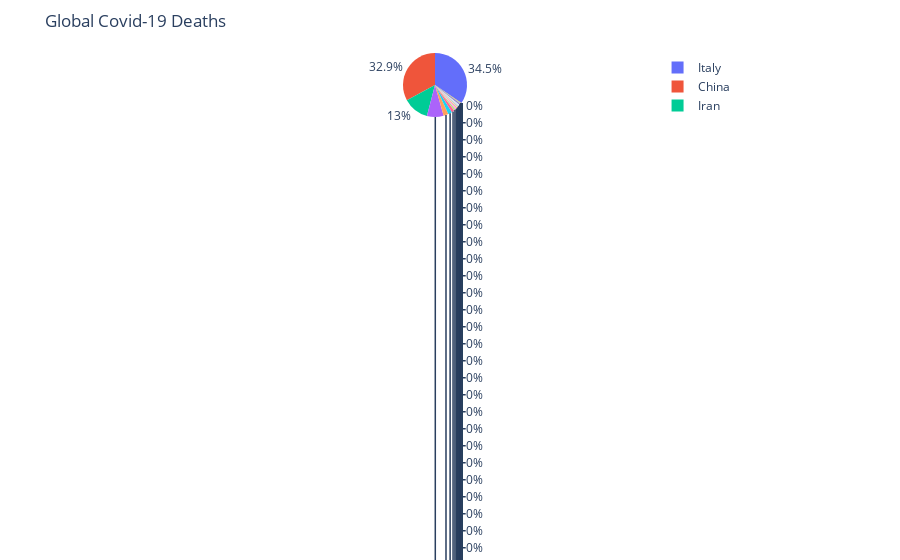

Notebook cell for this chart:
### Code cell
x=data.groupby(['Country'],as_index=False)['Deaths'].last().sort_values(by="Deaths",ascending=False)
fig=px.pie(x,"Country","Deaths")
fig.update_layout(title="Global Covid-19 Deaths")

### Figure 1 — Plotly figure (JSON) as saved in the notebook; plotly's stock layout.template omitted (floating-point values rounded to 4 significant figures; data arrays with more than 128 entries replaced by an {"elided": "..."} marker saying what was removed)
{"data": [{"domain": {"x": [0.0, 1.0], "y": [0.0, 1.0]}, "hovertemplate": "Country=%{label}<br>Deaths=%{value}<extra></extra>", "labels": {"elided": "155 str values"}, "legendgroup": "", "name": "", "showlegend": true, "values": {"elided": "155 int values"}, "type": "pie"}], "layout": {"legend": {"tracegroupgap": 0}, "margin": {"t": 60}, "title": {"text": "Global Covid-19 Deaths"}}}
